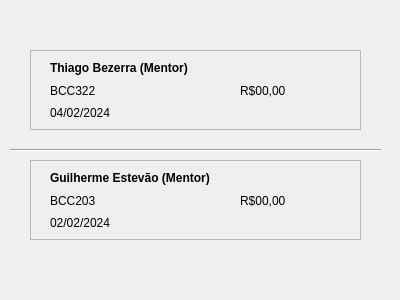
<?xml version="1.0" encoding="UTF-8"?>
<ui version="4.0">
 <class>Dialog</class>
 <widget class="QDialog" name="Dialog">
  <property name="geometry">
   <rect>
    <x>0</x>
    <y>0</y>
    <width>400</width>
    <height>300</height>
   </rect>
  </property>
  <property name="windowTitle">
   <string>Minhas Mentorias</string>
  </property>
  <widget class="QFrame" name="frame">
   <property name="geometry">
    <rect>
     <x>30</x>
     <y>50</y>
     <width>331</width>
     <height>80</height>
    </rect>
   </property>
   <property name="frameShape">
    <enum>QFrame::StyledPanel</enum>
   </property>
   <property name="frameShadow">
    <enum>QFrame::Raised</enum>
   </property>
   <widget class="QWidget" name="verticalLayoutWidget">
    <property name="geometry">
     <rect>
      <x>20</x>
      <y>10</y>
      <width>161</width>
      <height>61</height>
     </rect>
    </property>
    <layout class="QVBoxLayout" name="verticalLayout">
     <item>
      <widget class="QLabel" name="label">
       <property name="font">
        <font>
         <weight>75</weight>
         <bold>true</bold>
        </font>
       </property>
       <property name="text">
        <string>Thiago Bezerra (Mentor)</string>
       </property>
      </widget>
     </item>
     <item>
      <widget class="QLabel" name="label_3">
       <property name="text">
        <string>BCC322</string>
       </property>
      </widget>
     </item>
     <item>
      <widget class="QLabel" name="label_2">
       <property name="text">
        <string>04/02/2024</string>
       </property>
      </widget>
     </item>
    </layout>
   </widget>
   <widget class="QWidget" name="verticalLayoutWidget_2">
    <property name="geometry">
     <rect>
      <x>210</x>
      <y>10</y>
      <width>111</width>
      <height>61</height>
     </rect>
    </property>
    <layout class="QVBoxLayout" name="verticalLayout_2">
     <item>
      <widget class="QLabel" name="label_4">
       <property name="text">
        <string>R$00,00</string>
       </property>
      </widget>
     </item>
    </layout>
   </widget>
  </widget>
  <widget class="QFrame" name="frame_2">
   <property name="geometry">
    <rect>
     <x>30</x>
     <y>160</y>
     <width>331</width>
     <height>80</height>
    </rect>
   </property>
   <property name="frameShape">
    <enum>QFrame::StyledPanel</enum>
   </property>
   <property name="frameShadow">
    <enum>QFrame::Raised</enum>
   </property>
   <widget class="QWidget" name="verticalLayoutWidget_3">
    <property name="geometry">
     <rect>
      <x>20</x>
      <y>10</y>
      <width>162</width>
      <height>61</height>
     </rect>
    </property>
    <layout class="QVBoxLayout" name="verticalLayout_3">
     <item>
      <widget class="QLabel" name="label_5">
       <property name="font">
        <font>
         <weight>75</weight>
         <bold>true</bold>
        </font>
       </property>
       <property name="text">
        <string>Guilherme Estevão (Mentor)</string>
       </property>
      </widget>
     </item>
     <item>
      <widget class="QLabel" name="label_6">
       <property name="text">
        <string>BCC203</string>
       </property>
      </widget>
     </item>
     <item>
      <widget class="QLabel" name="label_7">
       <property name="text">
        <string>02/02/2024</string>
       </property>
      </widget>
     </item>
    </layout>
   </widget>
   <widget class="QWidget" name="verticalLayoutWidget_4">
    <property name="geometry">
     <rect>
      <x>210</x>
      <y>10</y>
      <width>111</width>
      <height>61</height>
     </rect>
    </property>
    <layout class="QVBoxLayout" name="verticalLayout_4">
     <item>
      <widget class="QLabel" name="label_8">
       <property name="text">
        <string>R$00,00</string>
       </property>
      </widget>
     </item>
    </layout>
   </widget>
  </widget>
  <widget class="Line" name="line">
   <property name="geometry">
    <rect>
     <x>10</x>
     <y>140</y>
     <width>371</width>
     <height>20</height>
    </rect>
   </property>
   <property name="orientation">
    <enum>Qt::Horizontal</enum>
   </property>
  </widget>
 </widget>
 <resources/>
 <connections/>
</ui>
